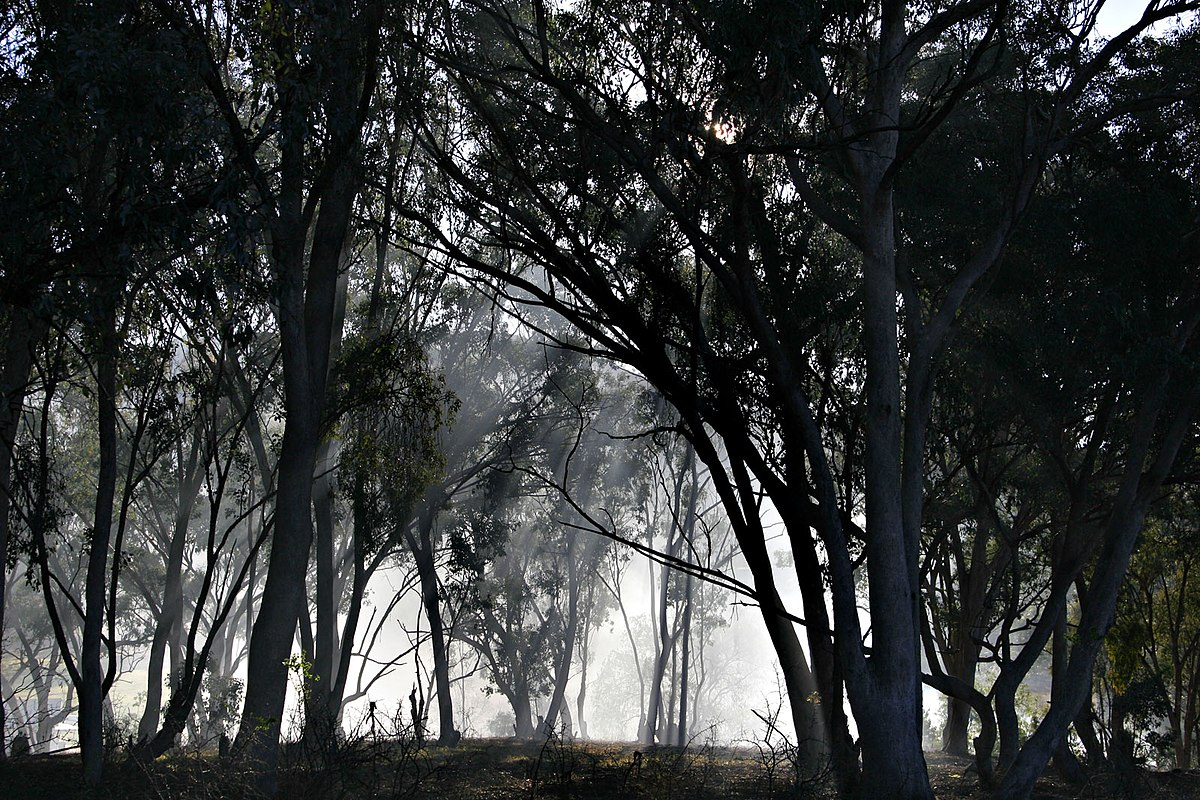
#> input picture Images/eff.jpg, 1200 x 800 px, found by its file name
$ python LeMinh20521599.py
#> lines starting #> are read from the running program, lines starting #| are printed output that depends on the picture
import numpy as np
import cv2 as cv

# Histogram Simple Implementation
# x = np.array([1,1,1,2,2,2,5,25,1,1])
# unique, counts = np.unique(x, return_counts=True)
# print(np.asarray((unique, counts)).T)

# Load hình ảnh Grayscale
image = cv.imread("./eff.jpg", 0)
#> image: shape (800, 1200); min 0, max 255, mean 55.5
# cv.imshow("Image Input", image)
# cv.waitKey(0)

# Tính histogram của ảnh
histogram = np.array(np.unique(image, return_counts=True))
histResult = list(zip(histogram[0], histogram[1]))
#> histResult = 256 pairs, first value 0 to 255, second value 634 to 49068
# print(histResult)

# Tính tổng tích lũy CDF
cdf = histogram.copy()

for i in range(1, len(cdf[1])):
    cdf[1, i] += cdf[1, i - 1]
# print(cdf)

# Tính mapping màu
H = cdf[1].copy()
#> H = 256 values from 49068 to 960000
cdfMin = min(cdf[1])
#> cdfMin = 49068
height, width = image.shape
#> height = 800; width = 1200
for i in range(len(cdf[1])):
    H[i] = np.around((cdf[1,i] - cdfMin)/(height * width - cdfMin) * 255)
#> after the loop, H = 256 values from 0 to 255

print(H[image[0, 1]])
#| 0

for i in range(height):
    for j in range(width):
        image[i, j] = H[image[i, j]]
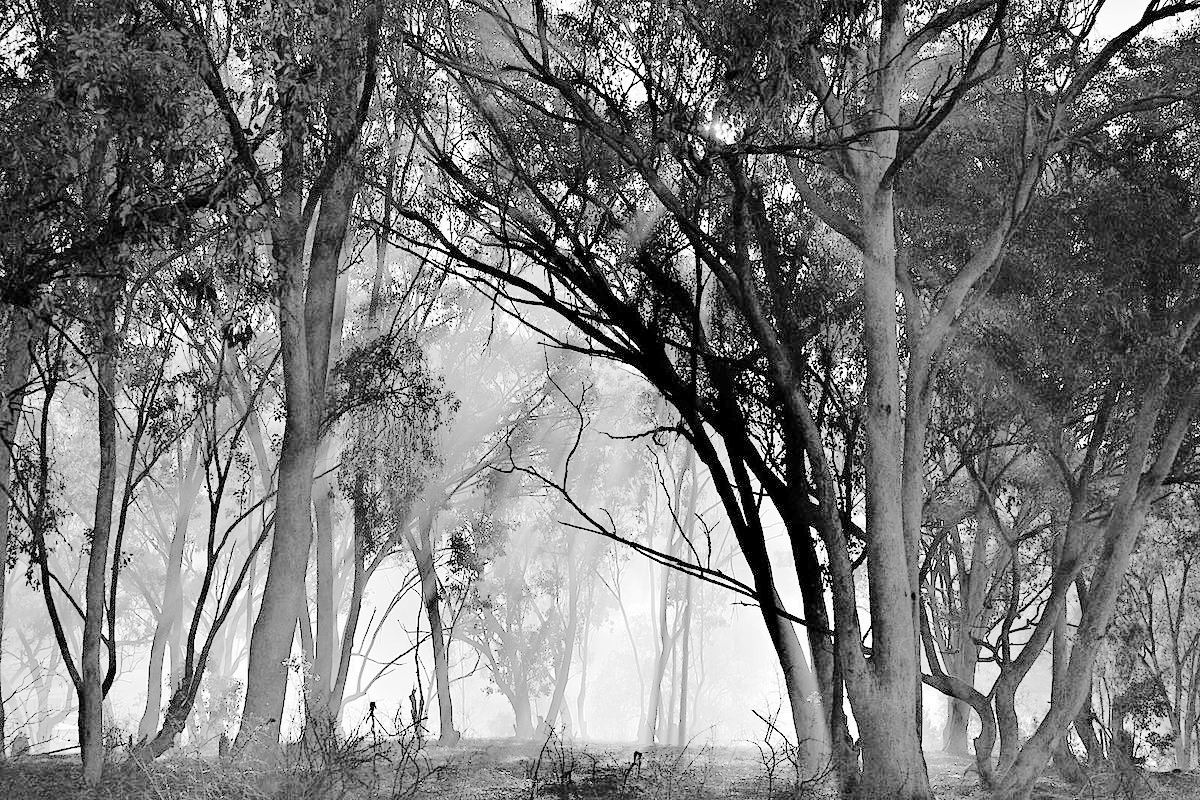
#> image: shape (800, 1200); min 0, max 255, mean 122.5

cv.imshow("Result", image)
cv.waitKey()

$ run again, with Images/foreg.jpg copied over Images/eff.jpg
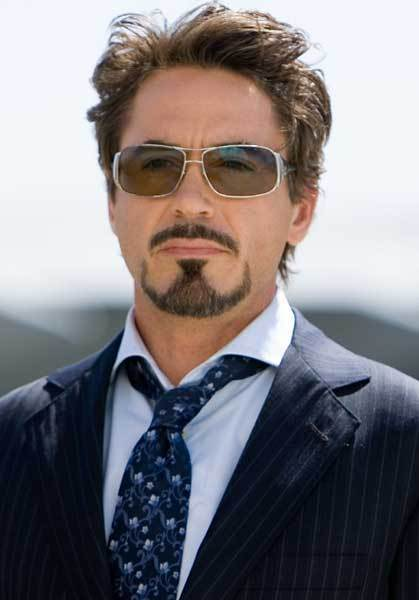
#> input picture Images/foreg.jpg, 419 x 600 px, found by its file name
#> `image = cv.imread("./eff.jpg", 0)`:
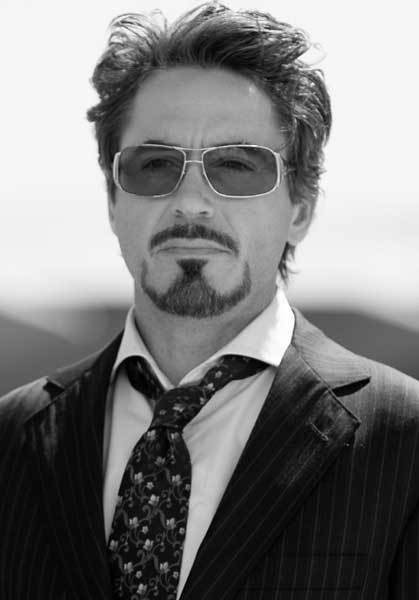
#> image: shape (600, 419); min 0, max 255, mean 123.6
#> histResult = 256 pairs, first value 0 to 255, second value 98 to 36396
#> `H = cdf[1].copy()`: H = 256 values from 176 to 251400
#> cdfMin = 176
#> after the loop `for i in range(len(cdf[1])):`: H = 256 values from 0 to 255
#| 216
#> after the loop `for i in range(height):`:
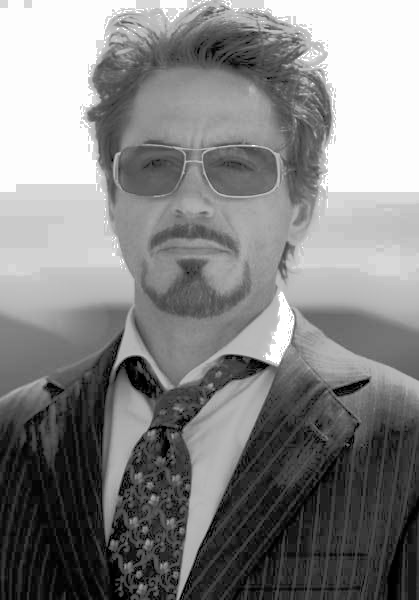
#> image: shape (600, 419); min 0, max 255, mean 130.9

$ run again, with Images/foregroundForML.jpg copied over Images/eff.jpg
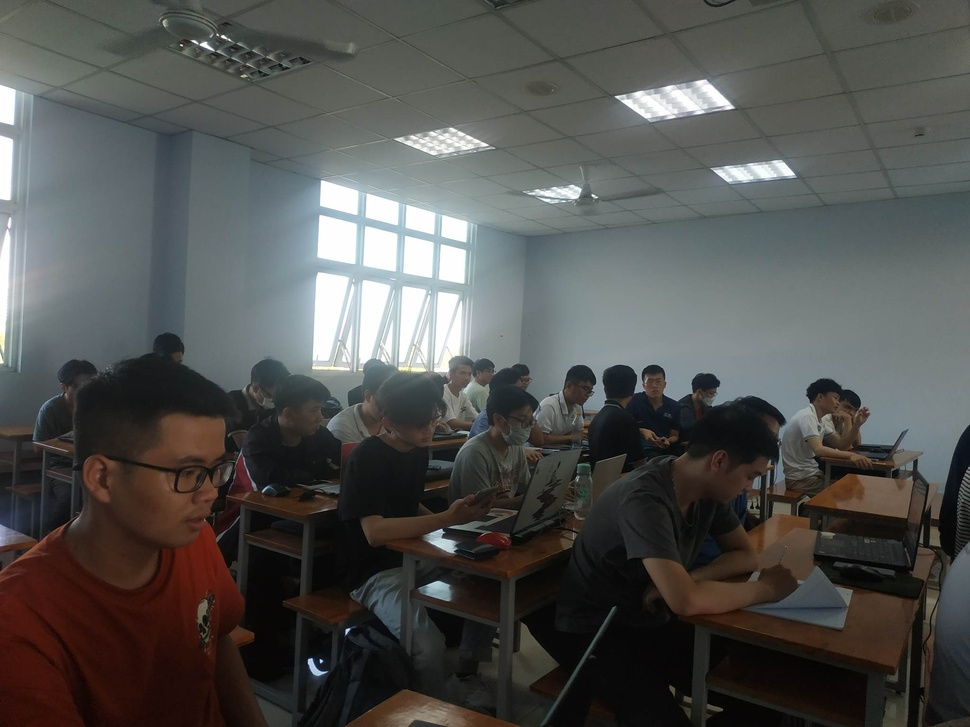
#> input picture Images/foregroundForML.jpg, 970 x 727 px, shrunk from 2048 x 1536 before the run, found by its file name
#> `image = cv.imread("./eff.jpg", 0)`:
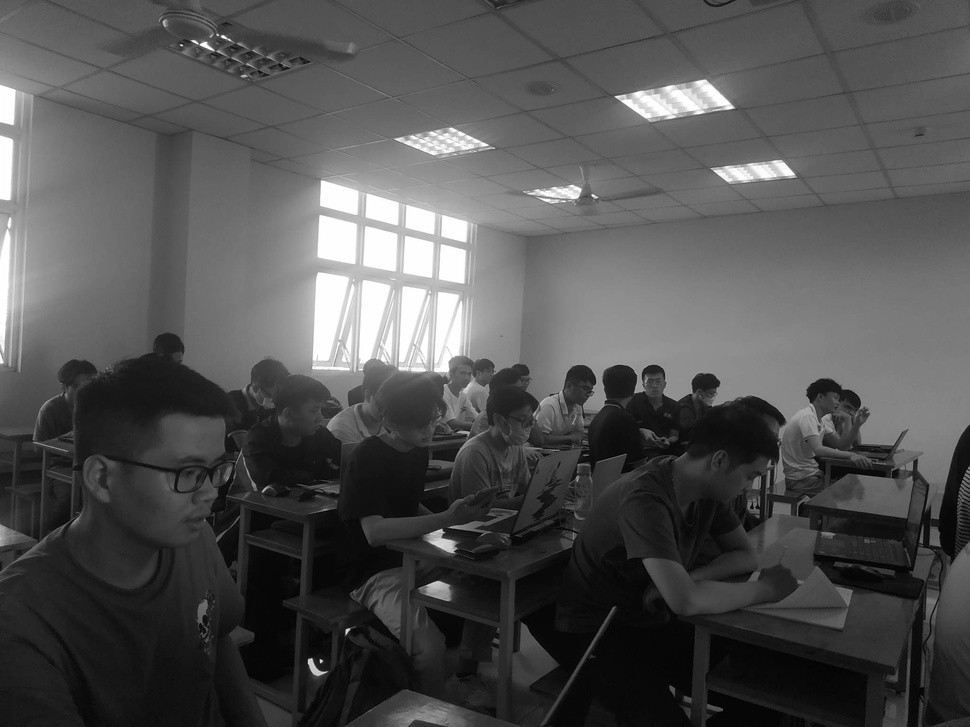
#> image: shape (727, 970); min 0, max 255, mean 80.8
#> histResult = 256 pairs, first value 0 to 255, second value 13 to 9810
#> `H = cdf[1].copy()`: H = 256 values from 13 to 705190
#> cdfMin = 13
#> after the loop `for i in range(len(cdf[1])):`: H = 256 values from 0 to 255
#| 154
#> after the loop `for i in range(height):`:
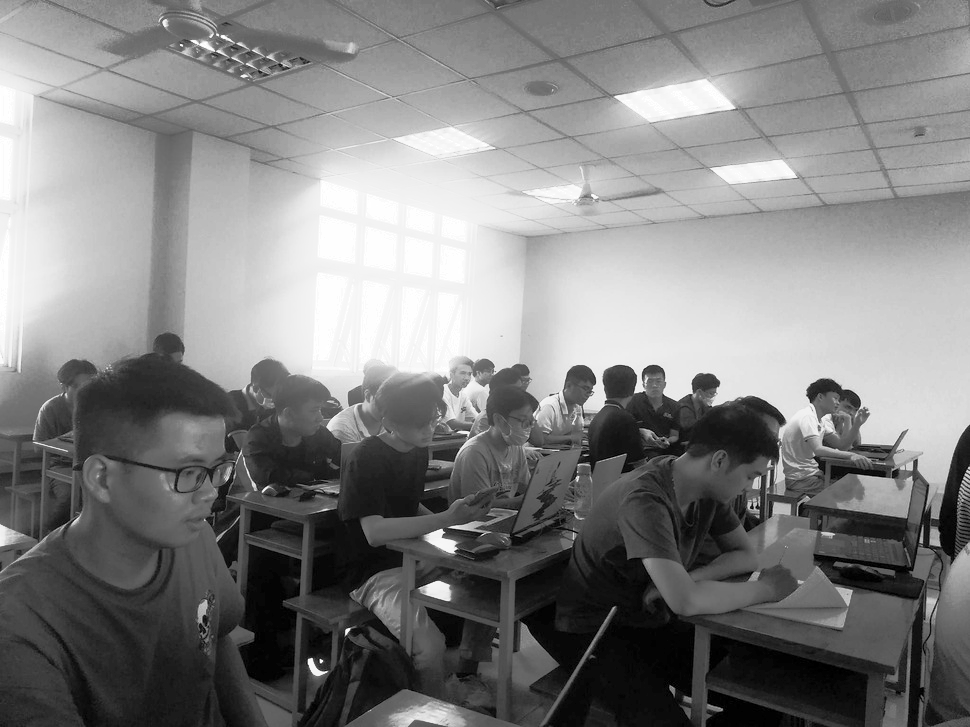
#> image: shape (727, 970); min 0, max 255, mean 128.4
